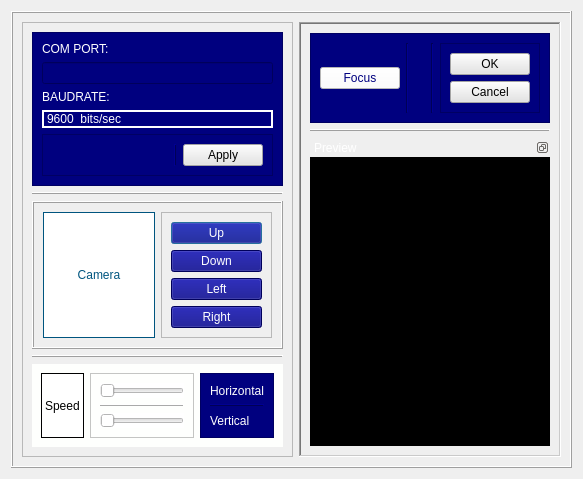
<?xml version="1.0" encoding="UTF-8"?>
<ui version="4.0">
 <class>CameraProperties</class>
 <widget class="QDialog" name="CameraProperties">
  <property name="geometry">
   <rect>
    <x>0</x>
    <y>0</y>
    <width>583</width>
    <height>453</height>
   </rect>
  </property>
  <property name="windowTitle">
   <string>Camera Properties</string>
  </property>
  <layout class="QVBoxLayout" name="verticalLayout_8">
   <item>
    <widget class="QFrame" name="frame">
     <property name="frameShape">
      <enum>QFrame::Box</enum>
     </property>
     <property name="frameShadow">
      <enum>QFrame::Raised</enum>
     </property>
     <layout class="QHBoxLayout" name="horizontalLayout">
      <item>
       <widget class="QFrame" name="frame_2">
        <property name="frameShape">
         <enum>QFrame::StyledPanel</enum>
        </property>
        <property name="frameShadow">
         <enum>QFrame::Raised</enum>
        </property>
        <layout class="QVBoxLayout" name="verticalLayout_2">
         <item>
          <widget class="QFrame" name="frame_8">
           <property name="styleSheet">
            <string notr="true">background-color: rgb(0, 0, 127);</string>
           </property>
           <property name="frameShape">
            <enum>QFrame::StyledPanel</enum>
           </property>
           <property name="frameShadow">
            <enum>QFrame::Raised</enum>
           </property>
           <layout class="QVBoxLayout" name="verticalLayout_5">
            <item>
             <widget class="QLabel" name="label_6">
              <property name="styleSheet">
               <string notr="true">color: rgb(255, 255, 255);</string>
              </property>
              <property name="text">
               <string>COM PORT:</string>
              </property>
             </widget>
            </item>
            <item>
             <widget class="QLineEdit" name="comport">
              <property name="styleSheet">
               <string notr="true">color: rgb(255, 255, 255);
font: 10pt &quot;Arial Black&quot;;</string>
              </property>
             </widget>
            </item>
            <item>
             <widget class="QLabel" name="label_7">
              <property name="styleSheet">
               <string notr="true">color: rgb(255, 255, 255);</string>
              </property>
              <property name="text">
               <string>BAUDRATE:</string>
              </property>
             </widget>
            </item>
            <item>
             <widget class="QLabel" name="label_2">
              <property name="styleSheet">
               <string notr="true">border-color: rgb(255, 255, 255);
color: rgb(255, 255, 255);
font: 10pt &quot;MS Shell Dlg 2&quot;;
font: 87 8pt &quot;Arial Black&quot;;</string>
              </property>
              <property name="frameShape">
               <enum>QFrame::Box</enum>
              </property>
              <property name="frameShadow">
               <enum>QFrame::Plain</enum>
              </property>
              <property name="lineWidth">
               <number>2</number>
              </property>
              <property name="text">
               <string>9600  bits/sec</string>
              </property>
             </widget>
            </item>
            <item>
             <widget class="QFrame" name="frame_9">
              <property name="sizePolicy">
               <sizepolicy hsizetype="Preferred" vsizetype="Preferred">
                <horstretch>0</horstretch>
                <verstretch>0</verstretch>
               </sizepolicy>
              </property>
              <property name="frameShape">
               <enum>QFrame::StyledPanel</enum>
              </property>
              <property name="frameShadow">
               <enum>QFrame::Raised</enum>
              </property>
              <layout class="QHBoxLayout" name="horizontalLayout_7">
               <item>
                <spacer name="horizontalSpacer">
                 <property name="orientation">
                  <enum>Qt::Horizontal</enum>
                 </property>
                 <property name="sizeHint" stdset="0">
                  <size>
                   <width>40</width>
                   <height>20</height>
                  </size>
                 </property>
                </spacer>
               </item>
               <item>
                <widget class="Line" name="line_9">
                 <property name="frameShadow">
                  <enum>QFrame::Raised</enum>
                 </property>
                 <property name="orientation">
                  <enum>Qt::Vertical</enum>
                 </property>
                </widget>
               </item>
               <item>
                <widget class="QPushButton" name="apply">
                 <property name="styleSheet">
                  <string notr="true">color: rgb(0, 0, 0);
background-color: rgb(228, 228, 228);</string>
                 </property>
                 <property name="text">
                  <string>Apply</string>
                 </property>
                </widget>
               </item>
              </layout>
             </widget>
            </item>
           </layout>
          </widget>
         </item>
         <item>
          <widget class="Line" name="line_7">
           <property name="frameShadow">
            <enum>QFrame::Raised</enum>
           </property>
           <property name="orientation">
            <enum>Qt::Horizontal</enum>
           </property>
          </widget>
         </item>
         <item>
          <widget class="QFrame" name="frame_10">
           <property name="frameShape">
            <enum>QFrame::Box</enum>
           </property>
           <property name="frameShadow">
            <enum>QFrame::Raised</enum>
           </property>
           <layout class="QHBoxLayout" name="horizontalLayout_8">
            <item>
             <widget class="QLabel" name="label_4">
              <property name="sizePolicy">
               <sizepolicy hsizetype="Expanding" vsizetype="MinimumExpanding">
                <horstretch>0</horstretch>
                <verstretch>0</verstretch>
               </sizepolicy>
              </property>
              <property name="styleSheet">
               <string notr="true">font: 14pt &quot;MS Shell Dlg 2&quot;;
background-color: rgb(255, 255, 255);
color: rgb(0, 85, 127);</string>
              </property>
              <property name="frameShape">
               <enum>QFrame::Box</enum>
              </property>
              <property name="frameShadow">
               <enum>QFrame::Plain</enum>
              </property>
              <property name="text">
               <string>Camera</string>
              </property>
              <property name="alignment">
               <set>Qt::AlignCenter</set>
              </property>
             </widget>
            </item>
            <item>
             <widget class="QFrame" name="frame_12">
              <property name="frameShape">
               <enum>QFrame::StyledPanel</enum>
              </property>
              <property name="frameShadow">
               <enum>QFrame::Raised</enum>
              </property>
              <layout class="QVBoxLayout" name="verticalLayout_7">
               <item>
                <widget class="QPushButton" name="pushButton">
                 <property name="styleSheet">
                  <string notr="true">background-color: rgb(0, 0, 127);
font: 11pt &quot;MS Shell Dlg 2&quot;;
color: rgb(255, 255, 255);</string>
                 </property>
                 <property name="text">
                  <string>Up</string>
                 </property>
                 <property name="autoDefault">
                  <bool>true</bool>
                 </property>
                 <property name="default">
                  <bool>true</bool>
                 </property>
                 <property name="flat">
                  <bool>false</bool>
                 </property>
                </widget>
               </item>
               <item>
                <widget class="QPushButton" name="pushButton_2">
                 <property name="styleSheet">
                  <string notr="true">background-color: rgb(0, 0, 127);
font: 11pt &quot;MS Shell Dlg 2&quot;;
color: rgb(255, 255, 255);</string>
                 </property>
                 <property name="text">
                  <string>Down</string>
                 </property>
                </widget>
               </item>
               <item>
                <widget class="QPushButton" name="left">
                 <property name="sizePolicy">
                  <sizepolicy hsizetype="MinimumExpanding" vsizetype="MinimumExpanding">
                   <horstretch>0</horstretch>
                   <verstretch>0</verstretch>
                  </sizepolicy>
                 </property>
                 <property name="mouseTracking">
                  <bool>true</bool>
                 </property>
                 <property name="tabletTracking">
                  <bool>true</bool>
                 </property>
                 <property name="acceptDrops">
                  <bool>false</bool>
                 </property>
                 <property name="statusTip">
                  <string/>
                 </property>
                 <property name="styleSheet">
                  <string notr="true">background-color: rgb(0, 0, 127);
selection-color: rgb(0, 0, 0);
font: 11pt &quot;MS Shell Dlg 2&quot;;
color: rgb(255, 255, 255);</string>
                 </property>
                 <property name="text">
                  <string>Left</string>
                 </property>
                 <property name="default">
                  <bool>false</bool>
                 </property>
                </widget>
               </item>
               <item>
                <widget class="QPushButton" name="right">
                 <property name="sizePolicy">
                  <sizepolicy hsizetype="Minimum" vsizetype="MinimumExpanding">
                   <horstretch>0</horstretch>
                   <verstretch>0</verstretch>
                  </sizepolicy>
                 </property>
                 <property name="styleSheet">
                  <string notr="true">background-color: rgb(0, 0, 127);
font: 11pt &quot;MS Shell Dlg 2&quot;;
color: rgb(255, 255, 255);</string>
                 </property>
                 <property name="text">
                  <string>Right</string>
                 </property>
                </widget>
               </item>
              </layout>
             </widget>
            </item>
           </layout>
          </widget>
         </item>
         <item>
          <widget class="Line" name="line_4">
           <property name="frameShadow">
            <enum>QFrame::Raised</enum>
           </property>
           <property name="orientation">
            <enum>Qt::Horizontal</enum>
           </property>
          </widget>
         </item>
         <item>
          <widget class="QWidget" name="widget_3" native="true">
           <property name="sizePolicy">
            <sizepolicy hsizetype="Preferred" vsizetype="MinimumExpanding">
             <horstretch>0</horstretch>
             <verstretch>0</verstretch>
            </sizepolicy>
           </property>
           <property name="autoFillBackground">
            <bool>false</bool>
           </property>
           <property name="styleSheet">
            <string notr="true">background-color: rgb(254, 255, 253);</string>
           </property>
           <layout class="QHBoxLayout" name="horizontalLayout_2">
            <item>
             <widget class="QLabel" name="label">
              <property name="mouseTracking">
               <bool>true</bool>
              </property>
              <property name="layoutDirection">
               <enum>Qt::LeftToRight</enum>
              </property>
              <property name="styleSheet">
               <string notr="true">background-color: rgb(255, 255, 255);
font: 10pt &quot;MS Shell Dlg 2&quot;;
color: rgb(0, 0, 0);</string>
              </property>
              <property name="frameShape">
               <enum>QFrame::Box</enum>
              </property>
              <property name="text">
               <string>Speed</string>
              </property>
              <property name="alignment">
               <set>Qt::AlignLeading|Qt::AlignLeft|Qt::AlignVCenter</set>
              </property>
             </widget>
            </item>
            <item>
             <widget class="QFrame" name="frame_3">
              <property name="frameShape">
               <enum>QFrame::StyledPanel</enum>
              </property>
              <property name="frameShadow">
               <enum>QFrame::Raised</enum>
              </property>
              <layout class="QVBoxLayout" name="verticalLayout">
               <item>
                <widget class="QSlider" name="horizontalSlider">
                 <property name="sizePolicy">
                  <sizepolicy hsizetype="MinimumExpanding" vsizetype="Preferred">
                   <horstretch>0</horstretch>
                   <verstretch>0</verstretch>
                  </sizepolicy>
                 </property>
                 <property name="cursor">
                  <cursorShape>SizeAllCursor</cursorShape>
                 </property>
                 <property name="layoutDirection">
                  <enum>Qt::LeftToRight</enum>
                 </property>
                 <property name="autoFillBackground">
                  <bool>false</bool>
                 </property>
                 <property name="styleSheet">
                  <string notr="true">background-color: rgb(255, 255, 255);</string>
                 </property>
                 <property name="orientation">
                  <enum>Qt::Horizontal</enum>
                 </property>
                </widget>
               </item>
               <item>
                <widget class="Line" name="line">
                 <property name="frameShadow">
                  <enum>QFrame::Raised</enum>
                 </property>
                 <property name="orientation">
                  <enum>Qt::Horizontal</enum>
                 </property>
                </widget>
               </item>
               <item>
                <widget class="QSlider" name="horizontalSlider_2">
                 <property name="sizePolicy">
                  <sizepolicy hsizetype="Minimum" vsizetype="Minimum">
                   <horstretch>0</horstretch>
                   <verstretch>0</verstretch>
                  </sizepolicy>
                 </property>
                 <property name="cursor">
                  <cursorShape>SizeAllCursor</cursorShape>
                 </property>
                 <property name="layoutDirection">
                  <enum>Qt::LeftToRight</enum>
                 </property>
                 <property name="autoFillBackground">
                  <bool>false</bool>
                 </property>
                 <property name="styleSheet">
                  <string notr="true">background-color: rgb(255, 255, 255);</string>
                 </property>
                 <property name="orientation">
                  <enum>Qt::Horizontal</enum>
                 </property>
                </widget>
               </item>
              </layout>
             </widget>
            </item>
            <item>
             <widget class="QFrame" name="frame_4">
              <property name="styleSheet">
               <string notr="true">background-color: rgb(0, 0, 127);</string>
              </property>
              <property name="frameShape">
               <enum>QFrame::StyledPanel</enum>
              </property>
              <property name="frameShadow">
               <enum>QFrame::Raised</enum>
              </property>
              <layout class="QVBoxLayout" name="verticalLayout_3">
               <item>
                <widget class="QLabel" name="label_3">
                 <property name="styleSheet">
                  <string notr="true">font: 10pt &quot;MS Shell Dlg 2&quot;;
background-color: rgb(0, 0, 127);
color: rgb(255, 255, 255);</string>
                 </property>
                 <property name="text">
                  <string>Horizontal</string>
                 </property>
                </widget>
               </item>
               <item>
                <widget class="Line" name="line_2">
                 <property name="frameShadow">
                  <enum>QFrame::Raised</enum>
                 </property>
                 <property name="orientation">
                  <enum>Qt::Horizontal</enum>
                 </property>
                </widget>
               </item>
               <item>
                <widget class="QLabel" name="label_5">
                 <property name="sizePolicy">
                  <sizepolicy hsizetype="Preferred" vsizetype="Preferred">
                   <horstretch>0</horstretch>
                   <verstretch>0</verstretch>
                  </sizepolicy>
                 </property>
                 <property name="styleSheet">
                  <string notr="true">font: 10pt &quot;MS Shell Dlg 2&quot;;
background-color: rgb(0, 0, 127);
color: rgb(255, 255, 255);</string>
                 </property>
                 <property name="text">
                  <string>Vertical</string>
                 </property>
                </widget>
               </item>
              </layout>
             </widget>
            </item>
           </layout>
          </widget>
         </item>
        </layout>
       </widget>
      </item>
      <item>
       <widget class="QFrame" name="frame_7">
        <property name="frameShape">
         <enum>QFrame::WinPanel</enum>
        </property>
        <property name="frameShadow">
         <enum>QFrame::Sunken</enum>
        </property>
        <layout class="QVBoxLayout" name="verticalLayout_4">
         <item>
          <widget class="QFrame" name="frame_5">
           <property name="sizePolicy">
            <sizepolicy hsizetype="Preferred" vsizetype="Maximum">
             <horstretch>0</horstretch>
             <verstretch>0</verstretch>
            </sizepolicy>
           </property>
           <property name="contextMenuPolicy">
            <enum>Qt::PreventContextMenu</enum>
           </property>
           <property name="layoutDirection">
            <enum>Qt::LeftToRight</enum>
           </property>
           <property name="styleSheet">
            <string notr="true">background-color: rgb(0, 0, 127);</string>
           </property>
           <property name="frameShape">
            <enum>QFrame::StyledPanel</enum>
           </property>
           <property name="frameShadow">
            <enum>QFrame::Raised</enum>
           </property>
           <layout class="QHBoxLayout" name="horizontalLayout_5">
            <item>
             <widget class="QPushButton" name="pushButton_5">
              <property name="styleSheet">
               <string notr="true">color: rgb(0, 0, 127);
background-color: rgb(255, 255, 255);
</string>
              </property>
              <property name="text">
               <string>Focus</string>
              </property>
             </widget>
            </item>
            <item>
             <widget class="Line" name="line_5">
              <property name="orientation">
               <enum>Qt::Vertical</enum>
              </property>
             </widget>
            </item>
            <item>
             <spacer name="horizontalSpacer_2">
              <property name="orientation">
               <enum>Qt::Horizontal</enum>
              </property>
              <property name="sizeHint" stdset="0">
               <size>
                <width>40</width>
                <height>20</height>
               </size>
              </property>
             </spacer>
            </item>
            <item>
             <widget class="Line" name="line_8">
              <property name="orientation">
               <enum>Qt::Vertical</enum>
              </property>
             </widget>
            </item>
            <item>
             <widget class="QFrame" name="frame_6">
              <property name="frameShape">
               <enum>QFrame::StyledPanel</enum>
              </property>
              <property name="frameShadow">
               <enum>QFrame::Raised</enum>
              </property>
              <layout class="QVBoxLayout" name="verticalLayout_6">
               <item>
                <widget class="QPushButton" name="OK">
                 <property name="styleSheet">
                  <string notr="true">color: rgb(0, 0, 0);
background-color: rgb(228, 228, 228);</string>
                 </property>
                 <property name="text">
                  <string>OK</string>
                 </property>
                </widget>
               </item>
               <item>
                <widget class="QPushButton" name="pushButton_7">
                 <property name="styleSheet">
                  <string notr="true">color: rgb(0, 0, 0);
background-color: rgb(228, 228, 228);</string>
                 </property>
                 <property name="text">
                  <string>Cancel</string>
                 </property>
                </widget>
               </item>
              </layout>
             </widget>
            </item>
           </layout>
          </widget>
         </item>
         <item>
          <widget class="Line" name="line_6">
           <property name="frameShadow">
            <enum>QFrame::Raised</enum>
           </property>
           <property name="orientation">
            <enum>Qt::Horizontal</enum>
           </property>
          </widget>
         </item>
         <item>
          <widget class="QDockWidget" name="dockWidget">
           <property name="styleSheet">
            <string notr="true">background-color: rgb(0, 0, 0);
color: rgb(255, 255, 255);</string>
           </property>
           <property name="features">
            <set>QDockWidget::DockWidgetFloatable|QDockWidget::DockWidgetMovable</set>
           </property>
           <property name="windowTitle">
            <string>Preview</string>
           </property>
           <widget class="QWidget" name="dockWidgetContents">
            <layout class="QVBoxLayout" name="verticalLayout_9">
             <item>
              <widget class="QLabel" name="label_8">
               <property name="text">
                <string/>
               </property>
              </widget>
             </item>
            </layout>
           </widget>
          </widget>
         </item>
        </layout>
       </widget>
      </item>
     </layout>
    </widget>
   </item>
  </layout>
 </widget>
 <resources/>
 <connections/>
</ui>
